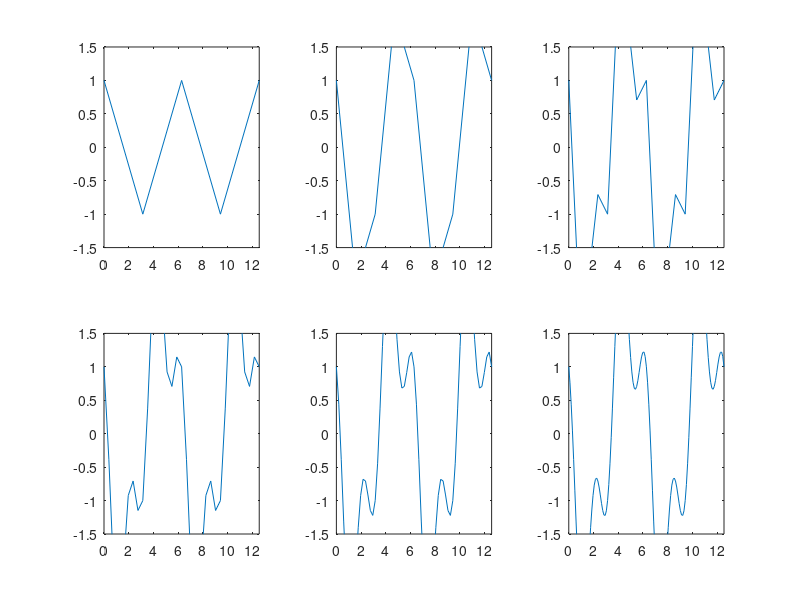

Source code (MATLAB):
for k = 1:6
  x = linspace(0, 4*pi, 2^(k+1)+1);
  subplot(2,3,k), plot(x, cos(3*x) - 2*sin(x))
  axis([0, 4*pi, -1.5, 1.5])
end

%{
El codigo original, por el contador que tiene, graficará 6 gráficas
Pero, por el subplot, se generó una cuadrócula de 2 filas con 3 columnas
donde irán las 6 gráficas.
Además, por la construcción del vector x, lo que cambia en cada gráfica es
que se consideran 2^(k+1)+1 puntos, por lo que cada vez es una gráfica más
precisa.

Cuando se cambia el subplot, ahora en vez der ser una cuadrícula de 2 filas
por 3 columnas, será una cuadrícula de 3 filas, con 2 columnas, donde irán
las 6 gráficas.

Para cuando se quita el axis, lo que hacía era definir los parámetros
de los ejes donde se iba a graficar, sin este, octave da
por automático ciertos ejes de acuerdo a la función. 
%}
